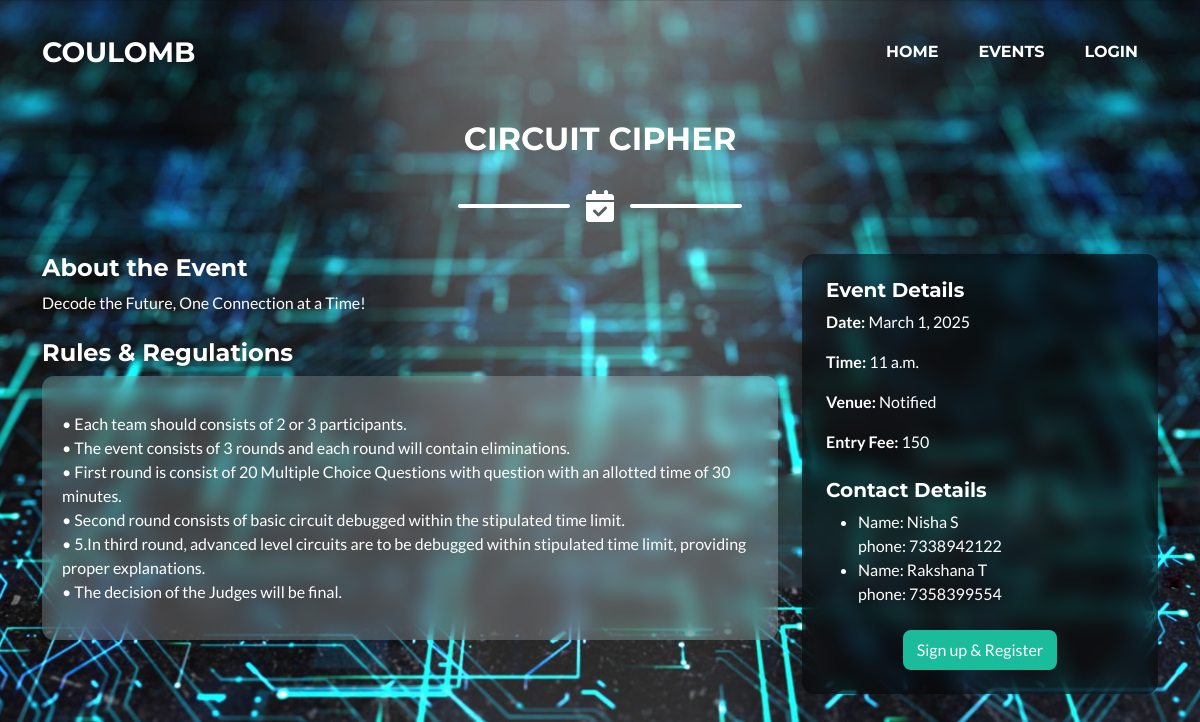
Screenshot of /event_detail/4/ with the database file from the repository.
### event_registration/models.py (models this page shows, shortened)
class event(models.Model):
    name = models.CharField(max_length=100)
    description = models.TextField(null=True,blank=True)
    date = models.DateField()
    time = models.TimeField(null=True,blank=True)
    rules_and_regulations = models.TextField(null=True,blank=True)
    venue = models.CharField(max_length=100,null=True,blank=True)
    image = models.ImageField(upload_to='event_registration/images',null=True,blank=True)
    participants = models.ManyToManyField(Participant,related_name='events',blank=True)
    team_size = models.IntegerField(null=True,blank=True)

class organizer(models.Model):
    name = models.CharField(max_length=100)
    phone = models.CharField(max_length=10,null=True,blank=True)
    event = models.ForeignKey(event,on_delete=models.CASCADE,related_name='organizers')

### event_registration/views.py (the view)
# urls.py: path('event_detail/<int:id>/',views.event_detail,name='event_detail'),
def event_detail(request,id):
    event_detail = event.objects.get(id=id)
    registered = False
    if request.user.is_authenticated:
        profile = Participant.objects.get(user=request.user)
        if profile in event_detail.participants.all():
            registered = True
    organizer = event_detail.organizers.all()
    context = {'event':event_detail,
               'registered':registered,
               'organizers':organizer}
    return render(request,'event.html',context)

### event_registration/templates/event.html (shortened to what this page needs)
{% extends 'layout.html' %}
{% load static %}
{% load socialaccount %}
{% block content %}
<br><br><br>
<section class="page-section bg-light py-5" id="event-details">
    <div class="container">
        <h2 class="text-center text-uppercase text-secondary mb-4">{{ event.name }}</h2>
        <div class="divider-custom">
            <div class="divider-custom-line"></div>
            <div class="divider-custom-icon"><i class="fas fa-calendar-check"></i></div>
            <div class="divider-custom-line"></div>
        </div>
        <div class="row">
            <div class="col-md-8">
                <h4 class="text-primary">About the Event</h4>
                <p class="text-primary">{{ event.description }}</p>
                <h4 class="text-primary mt-4">Rules & Regulations</h4>
                <div class="glassy-box">
                    <p>{{ event.rules_and_regulations|linebreaks }}</p>
                </div>
            </div>
            <div class="col-md-4">
                <div class="event-info-box p-4 black-glassy-box">
                    <h5 class="text-secondary">Event Details</h5>
                    <p><strong>Date:</strong> {{ event.date }}</p>
                    <p><strong>Time:</strong> {{ event.time }}</p>
                    <p><strong>Venue:</strong> Notified</p>
                    <p><strong>Entry Fee:</strong> 150</p>
                    <h5 class="text-secondary mt-4">Contact Details</h5>
                    <ul>
                        {% for organizer in organizers %}
                            <li>Name: {{ organizer.name }} </li>
                            phone: {{ organizer.phone }} <br>
                        {% endfor %}
                    </ul>
                    <div class="text-center mt-4">
                        {% if user.is_authenticated and not registered %}
                            <button class="btn btn-primary" id="openRegisterModal" data-bs-toggle="modal" data-bs-target="#registerModal">
                                Register
                            </button>
                        {% elif not user.is_authenticated %}
                            <a href="{% url 'register'%}" class="btn btn-primary">
                                Sign up & Register
                            </a>
                        {% else %}
                            <p class="text-success mt-2">You are already registered for this event.</p>
                        {% endif %}
                    </div>
                </div>
            </div>
        </div>
    </div>
</section>
{% endblock %}

### event_registration/templates/event.html (style rules this page uses)
.glassy-box { background: rgba(255, 255, 255, 0.2); backdrop-filter: blur(10px); border-radius: 12px; padding: 20px; color: white; }
.black-glassy-box { background: rgba(0, 0, 0, 0.5); backdrop-filter: blur(10px); border-radius: 12px; padding: 20px; color: white; }

### rows the page displays
event: name "CIRCUIT CIPHER", description "Decode the Future, One Connection at a Time!", rules_and_regulations "• Each team should consists of 2 or 3 participants. • The event consists of 3 rounds and each round will contain eliminations. • First round is consist of 20 Multiple Choice Questions with question with an allotted time of 30 minutes. • Second round consists of basic circuit debugged within the stipulated time limit. • 5.In third round, advanced level circuits are to be debugged within stipulated time limit, providing proper explanations. • The decision of the Judges will be final.", date "March 1, 2025", time "11 a.m."
organizer: name "Nisha S", phone "7338942122"
organizer: name "Rakshana T", phone "7358399554"
